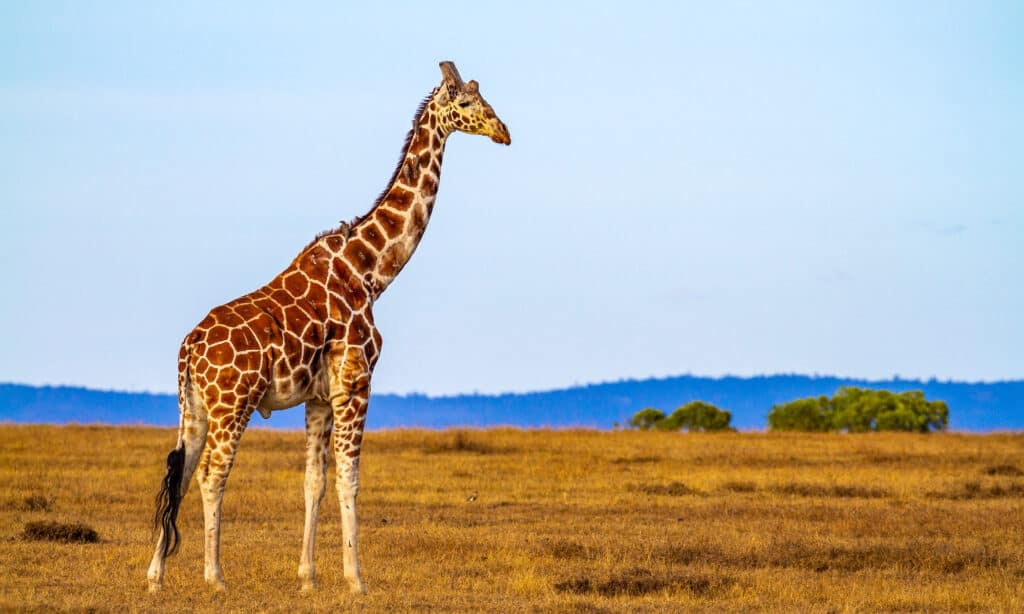
#> input picture codes/non_linear_filters/images/giraffe.jpg, 1024 x 614 px
$ python median_filter.py
#> lines starting #> are read from the running program, lines starting #| are printed output that depends on the picture
import cv2
import numpy as np
import matplotlib.pyplot as plt


img = cv2.imread('./images/giraffe.jpg', cv2.IMREAD_GRAYSCALE)
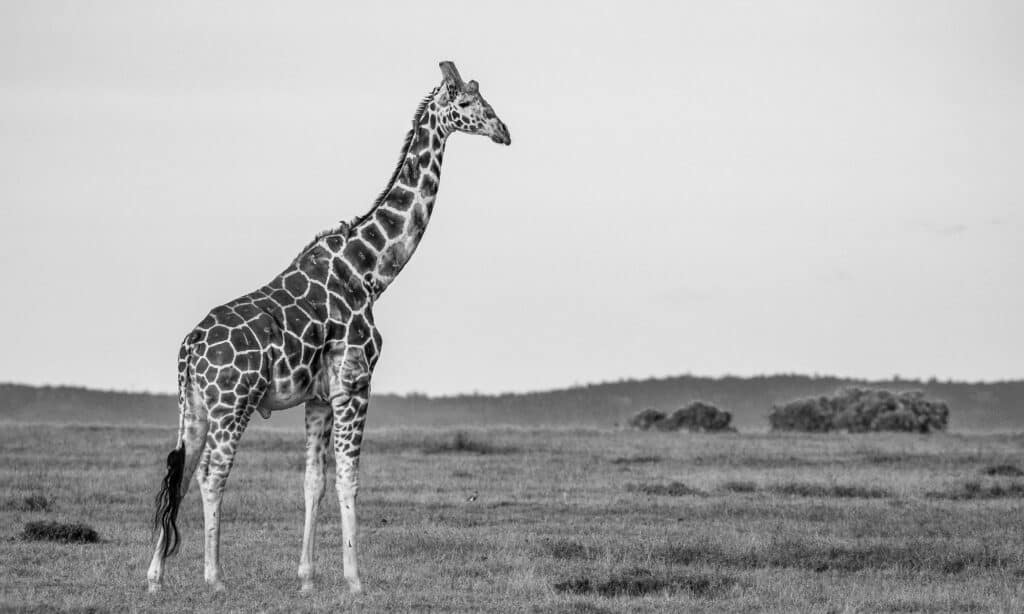
#> img: shape (614, 1024); min 0, max 252, mean 177.3

# salt and pepper noise
noise = np.zeros(img.shape, np.uint8)
cv2.randu(noise, 0, 255)
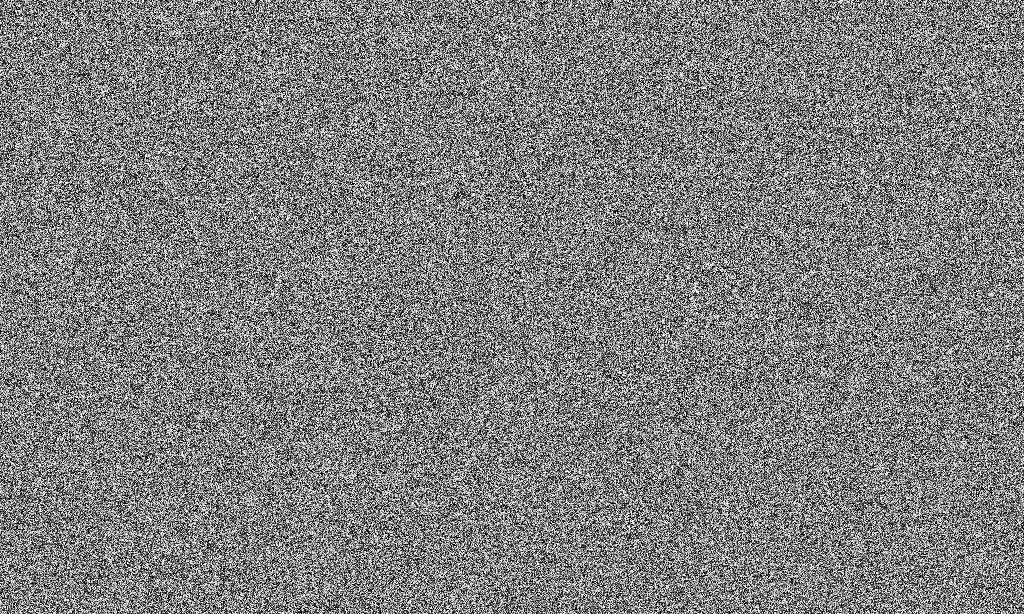
#> noise: shape (614, 1024); min 0, max 254, mean 126.9
black = noise < 10
white = noise > 245
img[black] = 0
img[white] = 255
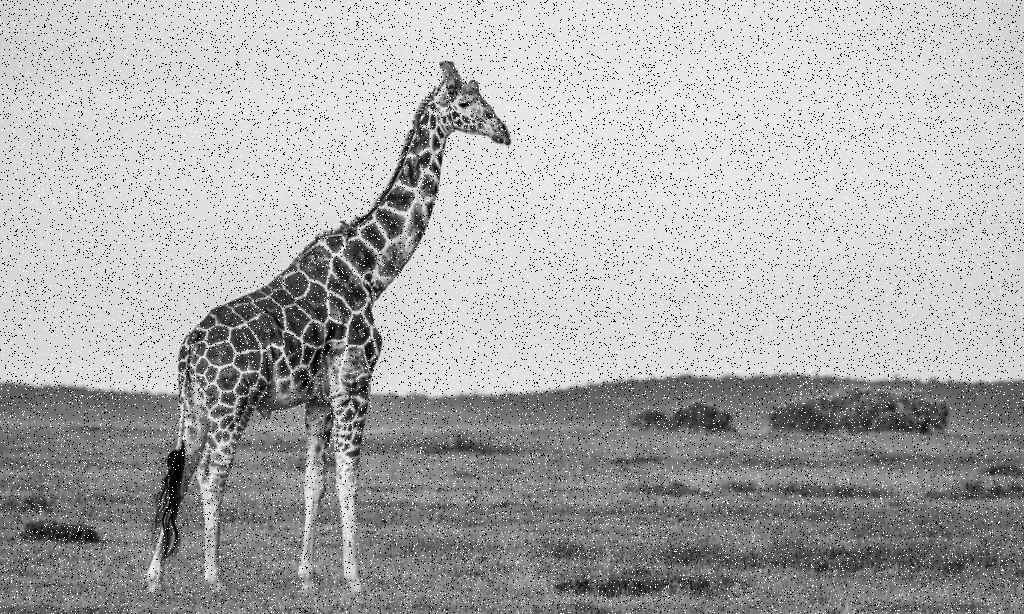
#> img: shape (614, 1024); min 0, max 255, mean 173

# median filter
filtered = cv2.medianBlur(img, 5)

# Plot images
fig, (ax1, ax2) = plt.subplots(1, 2, figsize=(10, 5))
ax1.imshow(img, cmap='gray', interpolation='nearest')
ax1.set_title('Salt and Pepper Noise')
ax1.set_xticks([])
ax1.set_yticks([])

ax2.imshow(filtered, cmap='gray', interpolation='nearest')
ax2.set_title('Median Filter')
ax2.set_xticks([])
ax2.set_yticks([])

plt.show()
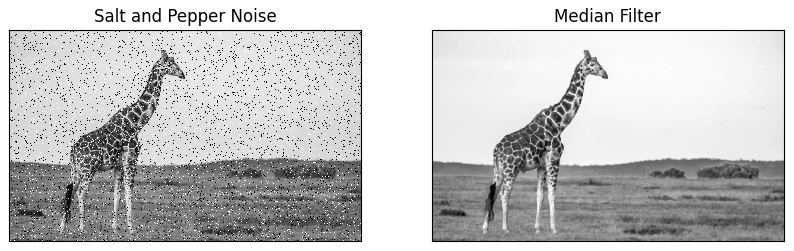
#> figure drawn by matplotlib, 2 panels
